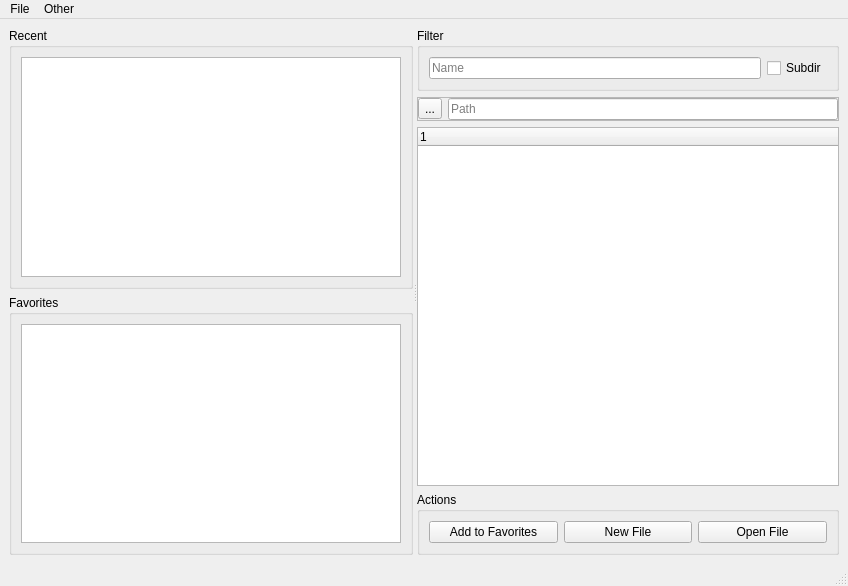
<?xml version="1.0" encoding="UTF-8"?>
<ui version="4.0">
 <class>MainWindow</class>
 <widget class="QMainWindow" name="MainWindow">
  <property name="geometry">
   <rect>
    <x>0</x>
    <y>0</y>
    <width>848</width>
    <height>586</height>
   </rect>
  </property>
  <property name="windowTitle">
   <string>MainWindow</string>
  </property>
  <widget class="QWidget" name="centralwidget">
   <layout class="QHBoxLayout" name="horizontalLayout_5">
    <item>
     <widget class="QSplitter" name="splitter">
      <property name="orientation">
       <enum>Qt::Orientation::Horizontal</enum>
      </property>
      <widget class="QWidget" name="layoutWidget">
       <layout class="QVBoxLayout" name="verticalLayout_4">
        <item>
         <widget class="QGroupBox" name="groupBox_3">
          <property name="title">
           <string>Recent</string>
          </property>
          <layout class="QVBoxLayout" name="verticalLayout_3">
           <item>
            <widget class="QListWidget" name="recent_list"/>
           </item>
          </layout>
         </widget>
        </item>
        <item>
         <widget class="QGroupBox" name="groupBox">
          <property name="title">
           <string>Favorites</string>
          </property>
          <layout class="QVBoxLayout" name="verticalLayout">
           <item>
            <widget class="QListWidget" name="favorites_list"/>
           </item>
          </layout>
         </widget>
        </item>
       </layout>
      </widget>
      <widget class="QWidget" name="layoutWidget">
       <layout class="QVBoxLayout" name="verticalLayout_2">
        <item>
         <widget class="QGroupBox" name="groupBox_4">
          <property name="title">
           <string>Filter</string>
          </property>
          <layout class="QHBoxLayout" name="horizontalLayout_3">
           <item>
            <widget class="QLineEdit" name="filter">
             <property name="placeholderText">
              <string>Name</string>
             </property>
            </widget>
           </item>
           <item>
            <widget class="QCheckBox" name="subdir">
             <property name="text">
              <string>Subdir</string>
             </property>
            </widget>
           </item>
          </layout>
         </widget>
        </item>
        <item>
         <widget class="QFrame" name="frame">
          <property name="frameShape">
           <enum>QFrame::Shape::StyledPanel</enum>
          </property>
          <property name="frameShadow">
           <enum>QFrame::Shadow::Raised</enum>
          </property>
          <layout class="QHBoxLayout" name="horizontalLayout">
           <property name="leftMargin">
            <number>0</number>
           </property>
           <property name="topMargin">
            <number>0</number>
           </property>
           <property name="rightMargin">
            <number>0</number>
           </property>
           <property name="bottomMargin">
            <number>0</number>
           </property>
           <item>
            <widget class="QToolButton" name="up_dir">
             <property name="text">
              <string>...</string>
             </property>
             <property name="icon">
              <iconset resource="../resources.qrc">
               <normaloff>:/valve_common/icons/tools/common/arrow_right_up.png</normaloff>:/valve_common/icons/tools/common/arrow_right_up.png</iconset>
             </property>
            </widget>
           </item>
           <item>
            <widget class="QLineEdit" name="path">
             <property name="placeholderText">
              <string>Path</string>
             </property>
            </widget>
           </item>
          </layout>
         </widget>
        </item>
        <item>
         <widget class="QTreeWidget" name="filetree"/>
        </item>
        <item>
         <widget class="QGroupBox" name="groupBox_2">
          <property name="title">
           <string>Actions</string>
          </property>
          <layout class="QHBoxLayout" name="horizontalLayout_4">
           <item>
            <widget class="QPushButton" name="add_to_favorites">
             <property name="text">
              <string>Add to Favorites</string>
             </property>
             <property name="icon">
              <iconset resource="../resources.qrc">
               <normaloff>:/valve_common/icons/tools/common/bookmark.png</normaloff>:/valve_common/icons/tools/common/bookmark.png</iconset>
             </property>
            </widget>
           </item>
           <item>
            <widget class="QPushButton" name="new_file">
             <property name="text">
              <string>New File</string>
             </property>
             <property name="icon">
              <iconset resource="../resources.qrc">
               <normaloff>:/valve_common/icons/tools/common/new.png</normaloff>:/valve_common/icons/tools/common/new.png</iconset>
             </property>
            </widget>
           </item>
           <item>
            <widget class="QPushButton" name="open_file">
             <property name="text">
              <string>Open File</string>
             </property>
             <property name="icon">
              <iconset resource="../resources.qrc">
               <normaloff>:/valve_common/icons/tools/common/open.png</normaloff>:/valve_common/icons/tools/common/open.png</iconset>
             </property>
            </widget>
           </item>
          </layout>
         </widget>
        </item>
       </layout>
      </widget>
     </widget>
    </item>
   </layout>
  </widget>
  <widget class="QMenuBar" name="menubar">
   <property name="geometry">
    <rect>
     <x>0</x>
     <y>0</y>
     <width>848</width>
     <height>33</height>
    </rect>
   </property>
   <widget class="QMenu" name="menuSetting">
    <property name="title">
     <string>File</string>
    </property>
    <addaction name="actionNew_file"/>
    <addaction name="actionOpen_file"/>
    <addaction name="actionAdd_To_Favorites"/>
   </widget>
   <widget class="QMenu" name="menuOther">
    <property name="title">
     <string>Other</string>
    </property>
    <addaction name="actionClear_All_Recent"/>
    <addaction name="actionClear_All_Favorites"/>
    <addaction name="actionOpen_current_path_in_Explorer"/>
   </widget>
   <addaction name="menuSetting"/>
   <addaction name="menuOther"/>
  </widget>
  <widget class="QStatusBar" name="statusbar"/>
  <action name="actionNew_file">
   <property name="icon">
    <iconset resource="../resources.qrc">
     <normaloff>:/valve_common/icons/tools/common/new.png</normaloff>:/valve_common/icons/tools/common/new.png</iconset>
   </property>
   <property name="text">
    <string>New file</string>
   </property>
  </action>
  <action name="actionOpen_file">
   <property name="icon">
    <iconset resource="../resources.qrc">
     <normaloff>:/valve_common/icons/tools/common/open.png</normaloff>:/valve_common/icons/tools/common/open.png</iconset>
   </property>
   <property name="text">
    <string>Open file</string>
   </property>
  </action>
  <action name="actionAdd_To_Favorites">
   <property name="icon">
    <iconset resource="../resources.qrc">
     <normaloff>:/valve_common/icons/tools/common/bookmark.png</normaloff>:/valve_common/icons/tools/common/bookmark.png</iconset>
   </property>
   <property name="text">
    <string>Add To Favorites</string>
   </property>
  </action>
  <action name="actionClear_All_Recent">
   <property name="icon">
    <iconset resource="../resources.qrc">
     <normaloff>:/valve_common/icons/tools/common/clear_list_sm.png</normaloff>:/valve_common/icons/tools/common/clear_list_sm.png</iconset>
   </property>
   <property name="text">
    <string>Clear All Recent</string>
   </property>
  </action>
  <action name="actionClear_All_Favorites">
   <property name="icon">
    <iconset resource="../resources.qrc">
     <normaloff>:/valve_common/icons/tools/common/clear_list_sm.png</normaloff>:/valve_common/icons/tools/common/clear_list_sm.png</iconset>
   </property>
   <property name="text">
    <string>Clear All Favorites</string>
   </property>
  </action>
  <action name="actionOpen_current_path_in_Explorer">
   <property name="icon">
    <iconset resource="../resources.qrc">
     <normaloff>:/valve_common/icons/tools/common/open.png</normaloff>:/valve_common/icons/tools/common/open.png</iconset>
   </property>
   <property name="text">
    <string>Open Current Folder In Explorer</string>
   </property>
  </action>
 </widget>
 <resources>
  <include location="../resources.qrc"/>
 </resources>
 <connections>
  <connection>
   <sender>actionNew_file</sender>
   <signal>triggered()</signal>
   <receiver>new_file</receiver>
   <slot>click()</slot>
   <hints>
    <hint type="sourcelabel">
     <x>-1</x>
     <y>-1</y>
    </hint>
    <hint type="destinationlabel">
     <x>632</x>
     <y>532</y>
    </hint>
   </hints>
  </connection>
  <connection>
   <sender>actionAdd_To_Favorites</sender>
   <signal>triggered()</signal>
   <receiver>add_to_favorites</receiver>
   <slot>click()</slot>
   <hints>
    <hint type="sourcelabel">
     <x>-1</x>
     <y>-1</y>
    </hint>
    <hint type="destinationlabel">
     <x>500</x>
     <y>532</y>
    </hint>
   </hints>
  </connection>
 </connections>
</ui>
